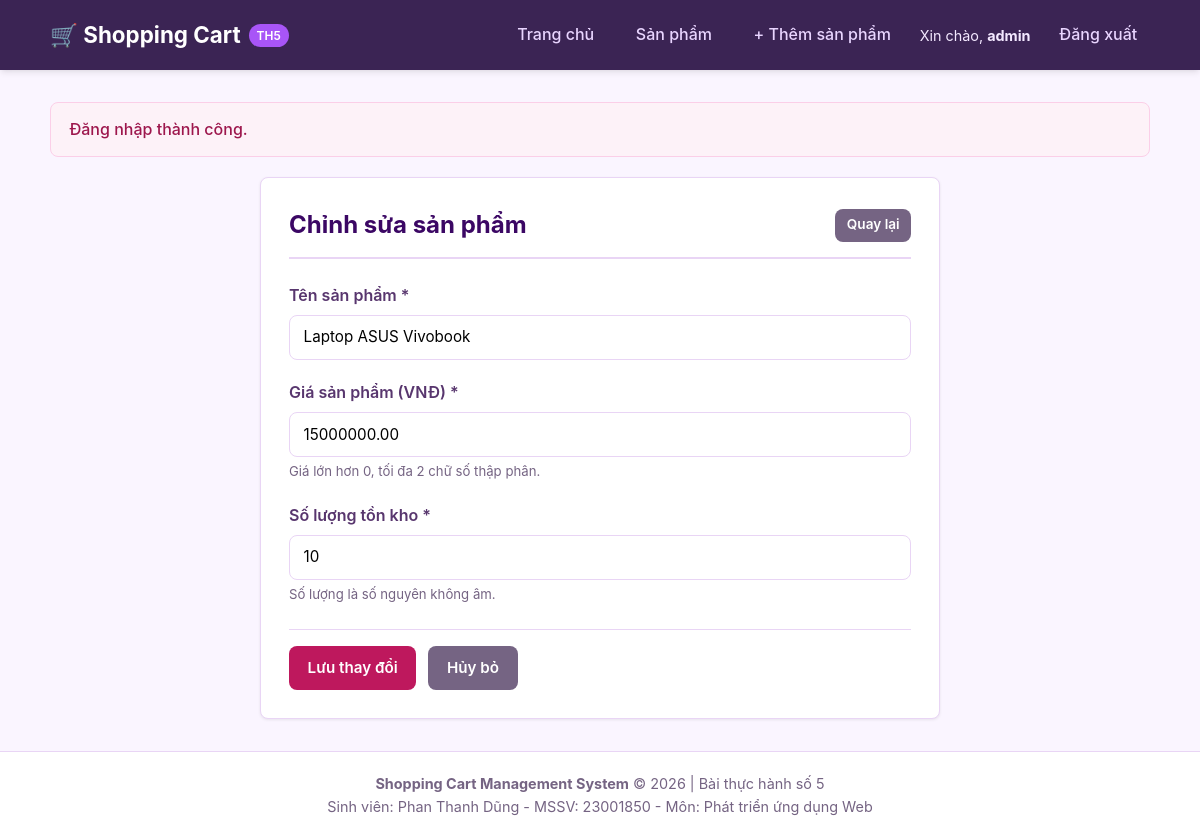
The page /product_edit.php?id=1 (signed in) on the database its author committed.
### tables this page shows
CREATE TABLE IF NOT EXISTS `products` (
    `id` INT AUTO_INCREMENT PRIMARY KEY,
    `name` VARCHAR(100) NOT NULL,
    `price` DECIMAL(10,2) NOT NULL,
    `quantity` INT NOT NULL
);

### model/product.php (called while the page is built, shortened)
<?php
function getProductById($id) {
    $conn = getDbConnection();
    try {
        $stmt = $conn->prepare("SELECT * FROM products WHERE id = ?");
        $stmt->execute([(int)$id]);
        return $stmt->fetch();
    } catch (PDOException $e) {
        error_log("Lỗi trong getProductById: " . $e->getMessage());
        return false;
    }
}

### common/app.php (called while the page is built, shortened)
<?php
function h($value): string
{
    return htmlspecialchars((string)$value, ENT_QUOTES | ENT_SUBSTITUTE, 'UTF-8');
}

### view/product_form.php (the view, shortened to what this page needs)
<form method="post">
    <div class="form-group">
        <label for="name" class="form-label">Tên sản phẩm *</label>
        <input type="text" id="name" name="name" class="form-control" value="<?= h($name) ?>" maxlength="100" required>
    </div>
    <div class="form-group">
        <label for="price" class="form-label">Giá sản phẩm (VNĐ) *</label>
        <input type="number" id="price" name="price" class="form-control" value="<?= h($price) ?>" min="0.01" max="99999999.99" step="0.01" required>
        <p class="form-hint">Giá lớn hơn 0, tối đa 2 chữ số thập phân.</p>
    </div>
    <div class="form-group">
        <label for="quantity" class="form-label">Số lượng tồn kho *</label>
        <input type="number" id="quantity" name="quantity" class="form-control" value="<?= h($quantity) ?>" min="0" max="2147483647" step="1" required>
        <p class="form-hint">Số lượng là số nguyên không âm.</p>
    </div>
    <div class="form-actions">
        <button type="submit" class="btn btn-success"><?= h($submitLabel) ?></button>
        <a href="product_list.php" class="btn btn-secondary">Hủy bỏ</a>
    </div>
</form>

### assets/css/style.css (style rules this page uses)
:root { --primary-color: #7c3aed; --primary-hover: #6d28d9; --success-color: #be185d; --success-hover: #9d174d; --danger-color: #dc2626; --danger-hover: #b91c1c; --warning-color: #b45309; --warning-hover: #92400e; --bg-color: #faf5ff; --card-bg: #ffffff; --text-color: #3b2454; --text-muted: #756483; --border-color: #e9d5f5; --radius-md: 8px; --shadow-sm: 0 1px 3px rgba(0,0,0,0.08); --shadow-md: 0 4px 6px -1px rgba(0,0,0,0.08), 0 2px 4px -2px rgba(0,0,0,0.06); }
* { box-sizing: border-box; margin: 0; padding: 0; }
body { font-family: -apple-system, BlinkMacSystemFont, "Segoe UI", Roboto, "Helvetica Neue", Arial, sans-serif; background-color: var(--bg-color); color: var(--text-color); line-height: 1.6; display: flex; flex-direction: column; min-height: 100vh; }
.btn { display: inline-flex; align-items: center; gap: 0.4rem; padding: 0.55rem 1.1rem; font-size: 0.95rem; font-weight: 600; text-decoration: none; border-radius: var(--radius-md); border: 1px solid transparent; cursor: pointer; transition: all 0.2s ease; }
.btn-success { background-color: var(--success-color); color: #ffffff; }
.btn-secondary { background-color: #756483; color: #ffffff; }
.form-group { margin-bottom: 1.25rem; }
.form-label { display: block; font-weight: 600; margin-bottom: 0.4rem; color: #58366e; }
.form-control { width: 100%; padding: 0.6rem 0.85rem; font-size: 0.95rem; border: 1px solid var(--border-color); border-radius: var(--radius-md); background-color: #ffffff; transition: border-color 0.2s; }
.form-hint { font-size: 0.825rem; color: var(--text-muted); margin-top: 0.25rem; }
.form-actions { display: flex; gap: 0.75rem; margin-top: 1.5rem; padding-top: 1rem; border-top: 1px solid var(--border-color); }
button, input { font: inherit; }

### rows shown on the page
products: name "Laptop ASUS Vivobook", price "15000000.00", quantity "10"

### other values the page prints
$user['username'] "admin"
$_SESSION[$key] "Đăng nhập thành công."
$submitLabel "Lưu thay đổi"
